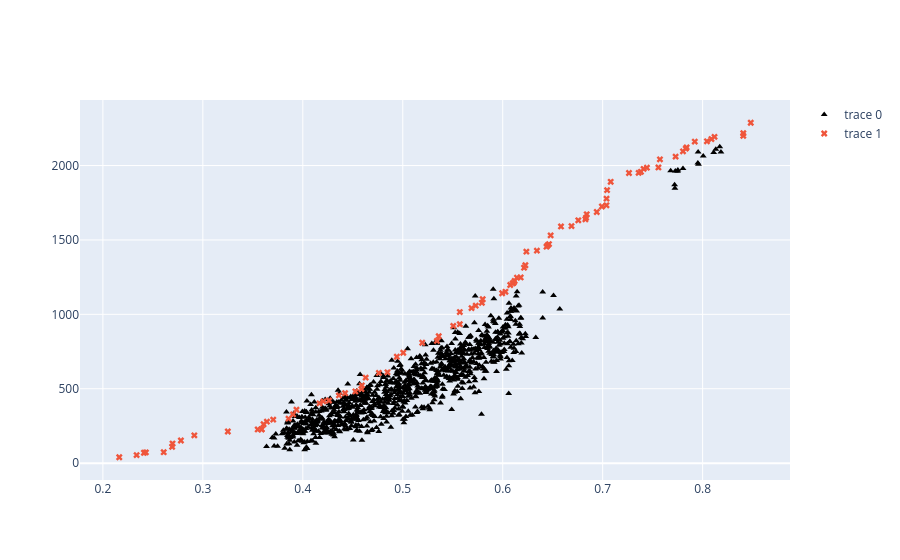

Source (notebook cell):
### Code cell
fig = go.Figure()

temp = train_ds_info[train_ds_info["volume_fraction_error"] < 5].sample(1000, random_state=2)
x = temp["volume_fraction"]
y = temp["young_module"]
fig.add_trace(
    go.Scatter(
        x=x,
        y=y,
        mode="markers",
        marker_symbol="triangle-up",
        marker_color="black"
    )
)

fig.add_trace(
    go.Scatter(
        x=optimization_ds["volume_fraction"],
        y=optimization_ds["young_module"],
        mode="markers",
        marker_symbol="x",
    )
)
fig.show()
